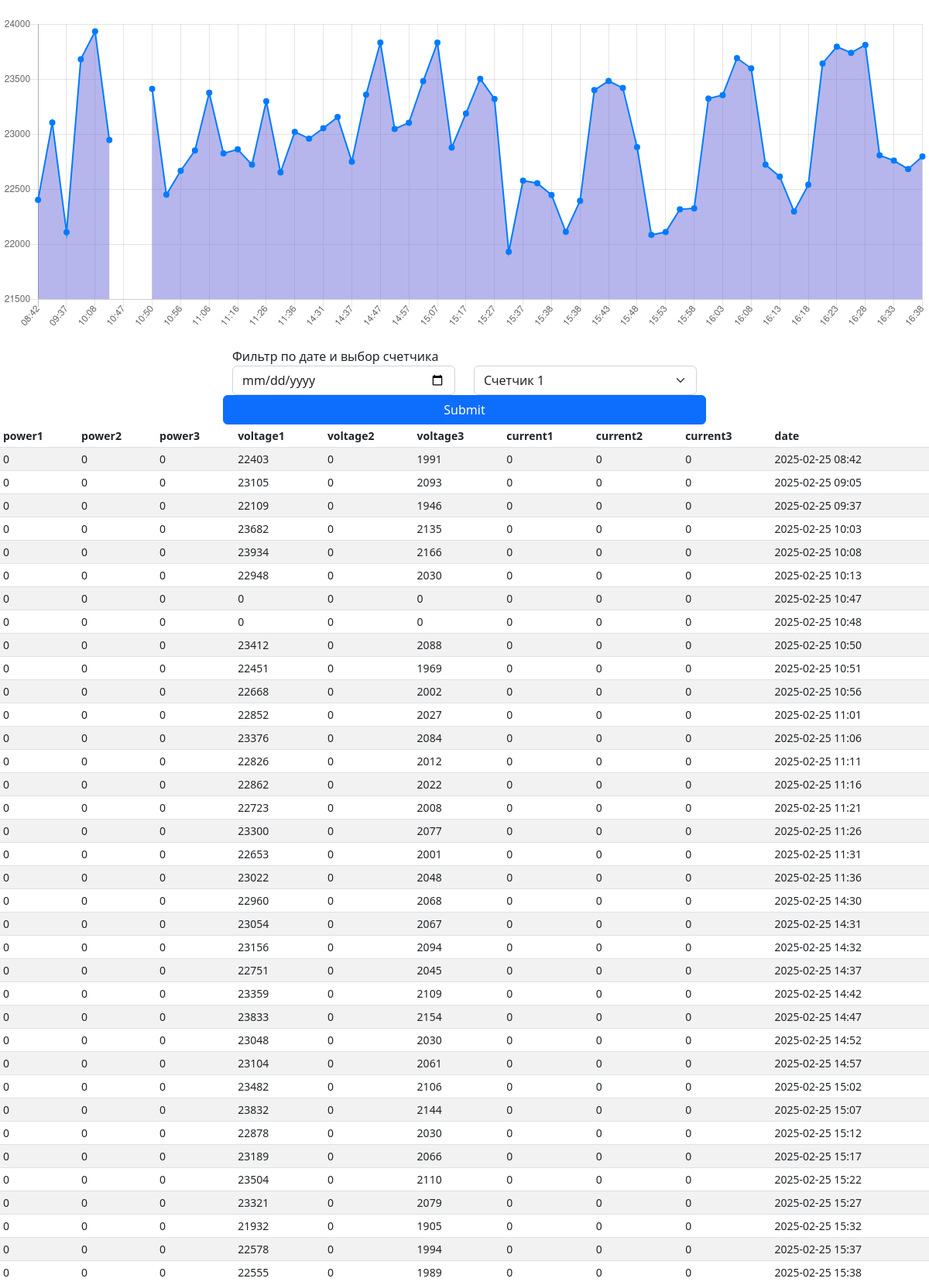
The page / (upper part) on the database its author committed.
### models.py (models this page shows)
class Record(SQLModel, table=True):
    id: int | None = Field(default=None, primary_key=True)
    power1: int
    power2: int
    power3: int
    voltage1: int
    voltage2: int
    voltage3: int
    current1: int
    current2: int
    current3: int
    device: int | None = Field(default=1)
    date: datetime.datetime

### main.py (the view)
@app.get("/")
async def main_page(request: Request, device: str | None = "1", date: datetime.date | None = None):
    with Session(engine) as session:
        if date:
            date_begin = datetime.datetime.combine(date, datetime.time.min)
            date_end = date_begin + datetime.timedelta(days=1)
            statement = select(Record).where(Record.date <= date_end).where(Record.date >= date_begin).where(Record.device == str(device))
        else:
            date_begin = datetime.datetime.combine(datetime.datetime.now(), datetime.time.min)
            date_end = date_begin + datetime.timedelta(days=1)
            statement = select(Record).where(Record.date <= date_end).where(Record.date >= date_begin)
        results = session.exec(statement)
        resp = []
        for r in results:
            b = str(r.date)[:16]
            r.date = b
            resp.append(r)
    return templates.TemplateResponse(request=request, context={'resp': resp, 'dev': device, 'choosen_date': date}, name="base.html")

### templates/base.html (shortened to what this page needs)
<!DOCTYPE html>
<html lang="en">
<head>
        <link rel="stylesheet" href="static/css/styles.css" />
</head>
<body>
    <canvas class="my-4 w-100" id="myChart" width="900" height="300"></canvas>
    <div>
        <form action="/{{ date }}{{ device }}" class="col-lg-6 offset-lg-3">
            <div class="row justify-content-center">
                <label for="date">Фильтр по дате и выбор счетчика</label>
            </div>
            <div class="row align-items-center justify-content-center">
                <div class="col">
                    <input type="date" id="date" name="date" class="form-control">
                </div>
                <div class="col">
                    <select name="device" id="device" class="form-select">
                        <option value="1">Счетчик 1</option>
                    </select>
                </div>
            </div>
            <div class="row align-items-center justify-content-center">
                <input type="submit" class="btn btn-primary">
            </div>
        </form>
    </div>
    <div  class="table-responsive small">
        <table class="table table-striped table-sm">
            <thead>
            <TR>
                <TD scope="col"><b>power1</b></TD>
                <TD scope="col"><b>power2</b></TD>
                <TD scope="col"><b>power3</b></TD>
                <TD scope="col"><b>voltage1</b></TD>
                <TD scope="col"><b>voltage2</b></TD>
                <TD scope="col"><b>voltage3</b></TD>
                <TD scope="col"><b>current1</b></TD>
                <TD scope="col"><b>current2</b></TD>
                <TD scope="col"><b>current3</b></TD>
                <TD scope="col"><b>date</b></TD>
            </TR>
            </thead>
            <tbody>
            {% for r in resp %}
            <TR>
                <TD>{{r.power1}}</TD>
                <TD>{{r.power2}}</TD>
                <TD>{{r.power3}}</TD>
                <TD>{{ r.voltage1 }}</TD>
                <TD>{{r.voltage2}}</TD>
                <TD>{{r.voltage3}}</TD>
                <TD>{{r.current1}}</TD>
                <TD>{{r.current2}}</TD>
                <TD>{{r.current3}}</TD>
                <TD>{{ r.date|safe }}</TD>
            </TR>
            {% endfor %}
        </table>
    </div>
<script>
    document.getElementById('date').value = "{{ choosen_date }}";
    document.getElementById('device').value = {{ dev }};
    var ctx = document.getElementById("myChart");
    var myChart = new Chart(ctx, {
        type: 'line',
        data: {
            labels: dates,
            datasets: [{
                data: volts,
                lineTension: 0,
                backgroundColor: "rgba(110,110,220,0.5)",
                borderColor: '#007bff',
                borderWidth: 2,
                pointBackgroundColor: '#007bff'
            }]
        },
        options: {
          scales: {
            yAxes: [{
              ticks: {
                beginAtZero: false
              }
            }]
          },
          legend: {
            display: false,
          }
        }
      });
    </script>
</body>
</html>

### rows shown on the page
Record: power1 "0", power2 "0", power3 "0", voltage1 "22403", voltage2 "0", voltage3 "1991", current1 "0", current2 "0", current3 "0", date "2025-02-25 08:42"
Record: power1 "0", power2 "0", power3 "0", voltage1 "23105", voltage2 "0", voltage3 "2093", current1 "0", current2 "0", current3 "0", date "2025-02-25 09:05"
Record: power1 "0", power2 "0", power3 "0", voltage1 "22109", voltage2 "0", voltage3 "1946", current1 "0", current2 "0", current3 "0", date "2025-02-25 09:37"
Record: power1 "0", power2 "0", power3 "0", voltage1 "23682", voltage2 "0", voltage3 "2135", current1 "0", current2 "0", current3 "0", date "2025-02-25 10:03"
Record: power1 "0", power2 "0", power3 "0", voltage1 "23934", voltage2 "0", voltage3 "2166", current1 "0", current2 "0", current3 "0", date "2025-02-25 10:08"
Record: power1 "0", power2 "0", power3 "0", voltage1 "22948", voltage2 "0", voltage3 "2030", current1 "0", current2 "0", current3 "0", date "2025-02-25 10:13"
Record: power1 "0", power2 "0", power3 "0", voltage1 "0", voltage2 "0", voltage3 "0", current1 "0", current2 "0", current3 "0", date "2025-02-25 10:47"
Record: power1 "0", power2 "0", power3 "0", voltage1 "0", voltage2 "0", voltage3 "0", current1 "0", current2 "0", current3 "0", date "2025-02-25 10:48"
Record: power1 "0", power2 "0", power3 "0", voltage1 "23412", voltage2 "0", voltage3 "2088", current1 "0", current2 "0", current3 "0", date "2025-02-25 10:50"
Record: power1 "0", power2 "0", power3 "0", voltage1 "22451", voltage2 "0", voltage3 "1969", current1 "0", current2 "0", current3 "0", date "2025-02-25 10:51"
Record: power1 "0", power2 "0", power3 "0", voltage1 "22668", voltage2 "0", voltage3 "2002", current1 "0", current2 "0", current3 "0", date "2025-02-25 10:56"
Record: power1 "0", power2 "0", power3 "0", voltage1 "22852", voltage2 "0", voltage3 "2027", current1 "0", current2 "0", current3 "0", date "2025-02-25 11:01"
Record: power1 "0", power2 "0", power3 "0", voltage1 "23376", voltage2 "0", voltage3 "2084", current1 "0", current2 "0", current3 "0", date "2025-02-25 11:06"
Record: power1 "0", power2 "0", power3 "0", voltage1 "22826", voltage2 "0", voltage3 "2012", current1 "0", current2 "0", current3 "0", date "2025-02-25 11:11"
Record: power1 "0", power2 "0", power3 "0", voltage1 "22862", voltage2 "0", voltage3 "2022", current1 "0", current2 "0", current3 "0", date "2025-02-25 11:16"
Record: power1 "0", power2 "0", power3 "0", voltage1 "22723", voltage2 "0", voltage3 "2008", current1 "0", current2 "0", current3 "0", date "2025-02-25 11:21"
Record: power1 "0", power2 "0", power3 "0", voltage1 "23300", voltage2 "0", voltage3 "2077", current1 "0", current2 "0", current3 "0", date "2025-02-25 11:26"
Record: power1 "0", power2 "0", power3 "0", voltage1 "22653", voltage2 "0", voltage3 "2001", current1 "0", current2 "0", current3 "0", date "2025-02-25 11:31"
Record: power1 "0", power2 "0", power3 "0", voltage1 "23022", voltage2 "0", voltage3 "2048", current1 "0", current2 "0", current3 "0", date "2025-02-25 11:36"
Record: power1 "0", power2 "0", power3 "0", voltage1 "22960", voltage2 "0", voltage3 "2068", current1 "0", current2 "0", current3 "0", date "2025-02-25 14:30"
Record: power1 "0", power2 "0", power3 "0", voltage1 "23054", voltage2 "0", voltage3 "2067", current1 "0", current2 "0", current3 "0", date "2025-02-25 14:31"
Record: power1 "0", power2 "0", power3 "0", voltage1 "23156", voltage2 "0", voltage3 "2094", current1 "0", current2 "0", current3 "0", date "2025-02-25 14:32"
Record: power1 "0", power2 "0", power3 "0", voltage1 "22751", voltage2 "0", voltage3 "2045", current1 "0", current2 "0", current3 "0", date "2025-02-25 14:37"
Record: power1 "0", power2 "0", power3 "0", voltage1 "23359", voltage2 "0", voltage3 "2109", current1 "0", current2 "0", current3 "0", date "2025-02-25 14:42"
Record: power1 "0", power2 "0", power3 "0", voltage1 "23833", voltage2 "0", voltage3 "2154", current1 "0", current2 "0", current3 "0", date "2025-02-25 14:47"
Record: power1 "0", power2 "0", power3 "0", voltage1 "23048", voltage2 "0", voltage3 "2030", current1 "0", current2 "0", current3 "0", date "2025-02-25 14:52"
Record: power1 "0", power2 "0", power3 "0", voltage1 "23104", voltage2 "0", voltage3 "2061", current1 "0", current2 "0", current3 "0", date "2025-02-25 14:57"
Record: power1 "0", power2 "0", power3 "0", voltage1 "23482", voltage2 "0", voltage3 "2106", current1 "0", current2 "0", current3 "0", date "2025-02-25 15:02"
Record: power1 "0", power2 "0", power3 "0", voltage1 "23832", voltage2 "0", voltage3 "2144", current1 "0", current2 "0", current3 "0", date "2025-02-25 15:07"
Record: power1 "0", power2 "0", power3 "0", voltage1 "22878", voltage2 "0", voltage3 "2030", current1 "0", current2 "0", current3 "0", date "2025-02-25 15:12"
Record: power1 "0", power2 "0", power3 "0", voltage1 "23189", voltage2 "0", voltage3 "2066", current1 "0", current2 "0", current3 "0", date "2025-02-25 15:17"
Record: power1 "0", power2 "0", power3 "0", voltage1 "23504", voltage2 "0", voltage3 "2110", current1 "0", current2 "0", current3 "0", date "2025-02-25 15:22"
Record: power1 "0", power2 "0", power3 "0", voltage1 "23321", voltage2 "0", voltage3 "2079", current1 "0", current2 "0", current3 "0", date "2025-02-25 15:27"
Record: power1 "0", power2 "0", power3 "0", voltage1 "21932", voltage2 "0", voltage3 "1905", current1 "0", current2 "0", current3 "0", date "2025-02-25 15:32"
Record: power1 "0", power2 "0", power3 "0", voltage1 "22578", voltage2 "0", voltage3 "1994", current1 "0", current2 "0", current3 "0", date "2025-02-25 15:37"
Record: power1 "0", power2 "0", power3 "0", voltage1 "22555", voltage2 "0", voltage3 "1989", current1 "0", current2 "0", current3 "0", date "2025-02-25 15:38"
